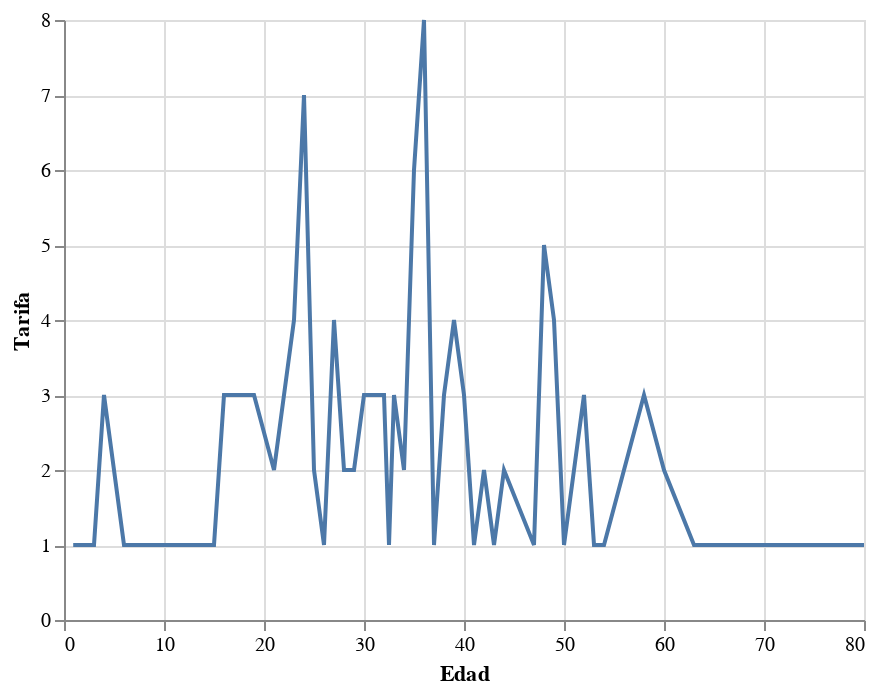

Write notebook code for a chart like this one.
### Markdown cell above
**Lineal**

### Code cell
alt.Chart(survivor_by_age).mark_line().encode(
    x = alt.X("Edad"),
    y = alt.Y("Tarifa"),
)

### Figure 1 — Vega-Lite specification as saved in the notebook (floating-point values rounded to 4 significant figures)
{"config": {"view": {"continuousWidth": 400, "continuousHeight": 300}}, "data": {"name": "data-fb181e86e7e04e35c00e5d599ab4cb3a"}, "mark": "line", "encoding": {"x": {"type": "quantitative", "field": "Edad"}, "y": {"type": "quantitative", "field": "Tarifa"}}, "$schema": "https://vega.github.io/schema/vega-lite/v4.8.1.json", "datasets": {"data-fb181e86e7e04e35c00e5d599ab4cb3a": [{"Edad": 0.92, "idPasajero": 1, "Sobreviviente": 1, "Clase": 1, "Nombre": 1, "Sexo": 1, "Parientes/Esposo(a)": 1, "ParientesHijos": 1, "Boleto": 1, "Tarifa": 1, "Cabina": 1, "PuertoEmbarque": 1}, {"Edad": 1.0, "idPasajero": 1, "Sobreviviente": 1, "Clase": 1, "Nombre": 1, "Sexo": 1, "Parientes/Esposo(a)": 1, "ParientesHijos": 1, "Boleto": 1, "Tarifa": 1, "Cabina": 1, "PuertoEmbarque": 1}, {"Edad": 2.0, "idPasajero": 1, "Sobreviviente": 1, "Clase": 1, "Nombre": 1, "Sexo": 1, "Parientes/Esposo(a)": 1, "ParientesHijos": 1, "Boleto": 1, "Tarifa": 1, "Cabina": 1, "PuertoEmbarque": 1}, {"Edad": 3.0, "idPasajero": 1, "Sobreviviente": 1, "Clase": 1, "Nombre": 1, "Sexo": 1, "Parientes/Esposo(a)": 1, "ParientesHijos": 1, "Boleto": 1, "Tarifa": 1, "Cabina": 1, "PuertoEmbarque": 1}, {"Edad": 4.0, "idPasajero": 3, "Sobreviviente": 3, "Clase": 3, "Nombre": 3, "Sexo": 3, "Parientes/Esposo(a)": 3, "ParientesHijos": 3, "Boleto": 3, "Tarifa": 3, "Cabina": 3, "PuertoEmbarque": 3}, {"Edad": 6.0, "idPasajero": 1, "Sobreviviente": 1, "Clase": 1, "Nombre": 1, "Sexo": 1, "Parientes/Esposo(a)": 1, "ParientesHijos": 1, "Boleto": 1, "Tarifa": 1, "Cabina": 1, "PuertoEmbarque": 1}, {"Edad": 11.0, "idPasajero": 1, "Sobreviviente": 1, "Clase": 1, "Nombre": 1, "Sexo": 1, "Parientes/Esposo(a)": 1, "ParientesHijos": 1, "Boleto": 1, "Tarifa": 1, "Cabina": 1, "PuertoEmbarque": 1}, {"Edad": 14.0, "idPasajero": 1, "Sobreviviente": 1, "Clase": 1, "Nombre": 1, "Sexo": 1, "Parientes/Esposo(a)": 1, "ParientesHijos": 1, "Boleto": 1, "Tarifa": 1, "Cabina": 1, "PuertoEmbarque": 1}, {"Edad": 15.0, "idPasajero": 1, "Sobreviviente": 1, "Clase": 1, "Nombre": 1, "Sexo": 1, "Parientes/Esposo(a)": 1, "ParientesHijos": 1, "Boleto": 1, "Tarifa": 1, "Cabina": 1, "PuertoEmbarque": 1}, {"Edad": 16.0, "idPasajero": 3, "Sobreviviente": 3, "Clase": 3, "Nombre": 3, "Sexo": 3, "Parientes/Esposo(a)": 3, "ParientesHijos": 3, "Boleto": 3, "Tarifa": 3, "Cabina": 3, "PuertoEmbarque": 3}, {"Edad": 17.0, "idPasajero": 3, "Sobreviviente": 3, "Clase": 3, "Nombre": 3, "Sexo": 3, "Parientes/Esposo(a)": 3, "ParientesHijos": 3, "Boleto": 3, "Tarifa": 3, "Cabina": 3, "PuertoEmbarque": 3}, {"Edad": 18.0, "idPasajero": 3, "Sobreviviente": 3, "Clase": 3, "Nombre": 3, "Sexo": 3, "Parientes/Esposo(a)": 3, "ParientesHijos": 3, "Boleto": 3, "Tarifa": 3, "Cabina": 3, "PuertoEmbarque": 3}, {"Edad": 19.0, "idPasajero": 3, "Sobreviviente": 3, "Clase": 3, "Nombre": 3, "Sexo": 3, "Parientes/Esposo(a)": 3, "ParientesHijos": 3, "Boleto": 3, "Tarifa": 3, "Cabina": 3, "PuertoEmbarque": 3}, {"Edad": 21.0, "idPasajero": 2, "Sobreviviente": 2, "Clase": 2, "Nombre": 2, "Sexo": 2, "Parientes/Esposo(a)": 2, "ParientesHijos": 2, "Boleto": 2, "Tarifa": 2, "Cabina": 2, "PuertoEmbarque": 2}, {"Edad": 22.0, "idPasajero": 3, "Sobreviviente": 3, "Clase": 3, "Nombre": 3, "Sexo": 3, "Parientes/Esposo(a)": 3, "ParientesHijos": 3, "Boleto": 3, "Tarifa": 3, "Cabina": 3, "PuertoEmbarque": 3}, {"Edad": 23.0, "idPasajero": 4, "Sobreviviente": 4, "Clase": 4, "Nombre": 4, "Sexo": 4, "Parientes/Esposo(a)": 4, "ParientesHijos": 4, "Boleto": 4, "Tarifa": 4, "Cabina": 4, "PuertoEmbarque": 4}, {"Edad": 24.0, "idPasajero": 7, "Sobreviviente": 7, "Clase": 7, "Nombre": 7, "Sexo": 7, "Parientes/Esposo(a)": 7, "ParientesHijos": 7, "Boleto": 7, "Tarifa": 7, "Cabina": 7, "PuertoEmbarque": 7}, {"Edad": 25.0, "idPasajero": 2, "Sobreviviente": 2, "Clase": 2, "Nombre": 2, "Sexo": 2, "Parientes/Esposo(a)": 2, "ParientesHijos": 2, "Boleto": 2, "Tarifa": 2, "Cabina": 2, "PuertoEmbarque": 2}, {"Edad": 26.0, "idPasajero": 1, "Sobreviviente": 1, "Clase": 1, "Nombre": 1, "Sexo": 1, "Parientes/Esposo(a)": 1, "ParientesHijos": 1, "Boleto": 1, "Tarifa": 1, "Cabina": 1, "PuertoEmbarque": 1}, {"Edad": 27.0, "idPasajero": 4, "Sobreviviente": 4, "Clase": 4, "Nombre": 4, "Sexo": 4, "Parientes/Esposo(a)": 4, "ParientesHijos": 4, "Boleto": 4, "Tarifa": 4, "Cabina": 4, "PuertoEmbarque": 4}, {"Edad": 28.0, "idPasajero": 2, "Sobreviviente": 2, "Clase": 2, "Nombre": 2, "Sexo": 2, "Parientes/Esposo(a)": 2, "ParientesHijos": 2, "Boleto": 2, "Tarifa": 2, "Cabina": 2, "PuertoEmbarque": 2}, {"Edad": 29.0, "idPasajero": 2, "Sobreviviente": 2, "Clase": 2, "Nombre": 2, "Sexo": 2, "Parientes/Esposo(a)": 2, "ParientesHijos": 2, "Boleto": 2, "Tarifa": 2, "Cabina": 2, "PuertoEmbarque": 2}, {"Edad": 30.0, "idPasajero": 3, "Sobreviviente": 3, "Clase": 3, "Nombre": 3, "Sexo": 3, "Parientes/Esposo(a)": 3, "ParientesHijos": 3, "Boleto": 3, "Tarifa": 3, "Cabina": 3, "PuertoEmbarque": 3}, {"Edad": 31.0, "idPasajero": 3, "Sobreviviente": 3, "Clase": 3, "Nombre": 3, "Sexo": 3, "Parientes/Esposo(a)": 3, "ParientesHijos": 3, "Boleto": 3, "Tarifa": 3, "Cabina": 3, "PuertoEmbarque": 3}, {"Edad": 32.0, "idPasajero": 3, "Sobreviviente": 3, "Clase": 3, "Nombre": 3, "Sexo": 3, "Parientes/Esposo(a)": 3, "ParientesHijos": 3, "Boleto": 3, "Tarifa": 3, "Cabina": 3, "PuertoEmbarque": 3}, {"Edad": 32.5, "idPasajero": 1, "Sobreviviente": 1, "Clase": 1, "Nombre": 1, "Sexo": 1, "Parientes/Esposo(a)": 1, "ParientesHijos": 1, "Boleto": 1, "Tarifa": 1, "Cabina": 1, "PuertoEmbarque": 1}, {"Edad": 33.0, "idPasajero": 3, "Sobreviviente": 3, "Clase": 3, "Nombre": 3, "Sexo": 3, "Parientes/Esposo(a)": 3, "ParientesHijos": 3, "Boleto": 3, "Tarifa": 3, "Cabina": 3, "PuertoEmbarque": 3}, {"Edad": 34.0, "idPasajero": 2, "Sobreviviente": 2, "Clase": 2, "Nombre": 2, "Sexo": 2, "Parientes/Esposo(a)": 2, "ParientesHijos": 2, "Boleto": 2, "Tarifa": 2, "Cabina": 2, "PuertoEmbarque": 2}, {"Edad": 35.0, "idPasajero": 6, "Sobreviviente": 6, "Clase": 6, "Nombre": 6, "Sexo": 6, "Parientes/Esposo(a)": 6, "ParientesHijos": 6, "Boleto": 6, "Tarifa": 6, "Cabina": 6, "PuertoEmbarque": 6}, {"Edad": 36.0, "idPasajero": 8, "Sobreviviente": 8, "Clase": 8, "Nombre": 8, "Sexo": 8, "Parientes/Esposo(a)": 8, "ParientesHijos": 8, "Boleto": 8, "Tarifa": 8, "Cabina": 8, "PuertoEmbarque": 8}, {"Edad": 37.0, "idPasajero": 1, "Sobreviviente": 1, "Clase": 1, "Nombre": 1, "Sexo": 1, "Parientes/Esposo(a)": 1, "ParientesHijos": 1, "Boleto": 1, "Tarifa": 1, "Cabina": 1, "PuertoEmbarque": 1}, {"Edad": 38.0, "idPasajero": 3, "Sobreviviente": 3, "Clase": 3, "Nombre": 3, "Sexo": 3, "Parientes/Esposo(a)": 3, "ParientesHijos": 3, "Boleto": 3, "Tarifa": 3, "Cabina": 3, "PuertoEmbarque": 3}, {"Edad": 39.0, "idPasajero": 4, "Sobreviviente": 4, "Clase": 4, "Nombre": 4, "Sexo": 4, "Parientes/Esposo(a)": 4, "ParientesHijos": 4, "Boleto": 4, "Tarifa": 4, "Cabina": 4, "PuertoEmbarque": 4}, {"Edad": 40.0, "idPasajero": 3, "Sobreviviente": 3, "Clase": 3, "Nombre": 3, "Sexo": 3, "Parientes/Esposo(a)": 3, "ParientesHijos": 3, "Boleto": 3, "Tarifa": 3, "Cabina": 3, "PuertoEmbarque": 3}, {"Edad": 41.0, "idPasajero": 1, "Sobreviviente": 1, "Clase": 1, "Nombre": 1, "Sexo": 1, "Parientes/Esposo(a)": 1, "ParientesHijos": 1, "Boleto": 1, "Tarifa": 1, "Cabina": 1, "PuertoEmbarque": 1}, {"Edad": 42.0, "idPasajero": 2, "Sobreviviente": 2, "Clase": 2, "Nombre": 2, "Sexo": 2, "Parientes/Esposo(a)": 2, "ParientesHijos": 2, "Boleto": 2, "Tarifa": 2, "Cabina": 2, "PuertoEmbarque": 2}, {"Edad": 43.0, "idPasajero": 1, "Sobreviviente": 1, "Clase": 1, "Nombre": 1, "Sexo": 1, "Parientes/Esposo(a)": 1, "ParientesHijos": 1, "Boleto": 1, "Tarifa": 1, "Cabina": 1, "PuertoEmbarque": 1}, {"Edad": 44.0, "idPasajero": 2, "Sobreviviente": 2, "Clase": 2, "Nombre": 2, "Sexo": 2, "Parientes/Esposo(a)": 2, "ParientesHijos": 2, "Boleto": 2, "Tarifa": 2, "Cabina": 2, "PuertoEmbarque": 2}, {"Edad": 47.0, "idPasajero": 1, "Sobreviviente": 1, "Clase": 1, "Nombre": 1, "Sexo": 1, "Parientes/Esposo(a)": 1, "ParientesHijos": 1, "Boleto": 1, "Tarifa": 1, "Cabina": 1, "PuertoEmbarque": 1}, {"Edad": 48.0, "idPasajero": 5, "Sobreviviente": 5, "Clase": 5, "Nombre": 5, "Sexo": 5, "Parientes/Esposo(a)": 5, "ParientesHijos": 5, "Boleto": 5, "Tarifa": 5, "Cabina": 5, "PuertoEmbarque": 5}, {"Edad": 49.0, "idPasajero": 4, "Sobreviviente": 4, "Clase": 4, "Nombre": 4, "Sexo": 4, "Parientes/Esposo(a)": 4, "ParientesHijos": 4, "Boleto": 4, "Tarifa": 4, "Cabina": 4, "PuertoEmbarque": 4}, {"Edad": 50.0, "idPasajero": 1, "Sobreviviente": 1, "Clase": 1, "Nombre": 1, "Sexo": 1, "Parientes/Esposo(a)": 1, "ParientesHijos": 1, "Boleto": 1, "Tarifa": 1, "Cabina": 1, "PuertoEmbarque": 1}, {"Edad": 51.0, "idPasajero": 2, "Sobreviviente": 2, "Clase": 2, "Nombre": 2, "Sexo": 2, "Parientes/Esposo(a)": 2, "ParientesHijos": 2, "Boleto": 2, "Tarifa": 2, "Cabina": 2, "PuertoEmbarque": 2}, {"Edad": 52.0, "idPasajero": 3, "Sobreviviente": 3, "Clase": 3, "Nombre": 3, "Sexo": 3, "Parientes/Esposo(a)": 3, "ParientesHijos": 3, "Boleto": 3, "Tarifa": 3, "Cabina": 3, "PuertoEmbarque": 3}, {"Edad": 53.0, "idPasajero": 1, "Sobreviviente": 1, "Clase": 1, "Nombre": 1, "Sexo": 1, "Parientes/Esposo(a)": 1, "ParientesHijos": 1, "Boleto": 1, "Tarifa": 1, "Cabina": 1, "PuertoEmbarque": 1}, {"Edad": 54.0, "idPasajero": 1, "Sobreviviente": 1, "Clase": 1, "Nombre": 1, "Sexo": 1, "Parientes/Esposo(a)": 1, "ParientesHijos": 1, "Boleto": 1, "Tarifa": 1, "Cabina": 1, "PuertoEmbarque": 1}, {"Edad": 56.0, "idPasajero": 2, "Sobreviviente": 2, "Clase": 2, "Nombre": 2, "Sexo": 2, "Parientes/Esposo(a)": 2, "ParientesHijos": 2, "Boleto": 2, "Tarifa": 2, "Cabina": 2, "PuertoEmbarque": 2}, {"Edad": 58.0, "idPasajero": 3, "Sobreviviente": 3, "Clase": 3, "Nombre": 3, "Sexo": 3, "Parientes/Esposo(a)": 3, "ParientesHijos": 3, "Boleto": 3, "Tarifa": 3, "Cabina": 3, "PuertoEmbarque": 3}, {"Edad": 60.0, "idPasajero": 2, "Sobreviviente": 2, "Clase": 2, "Nombre": 2, "Sexo": 2, "Parientes/Esposo(a)": 2, "ParientesHijos": 2, "Boleto": 2, "Tarifa": 2, "Cabina": 2, "PuertoEmbarque": 2}, {"Edad": 63.0, "idPasajero": 1, "Sobreviviente": 1, "Clase": 1, "Nombre": 1, "Sexo": 1, "Parientes/Esposo(a)": 1, "ParientesHijos": 1, "Boleto": 1, "Tarifa": 1, "Cabina": 1, "PuertoEmbarque": 1}, {"Edad": 80.0, "idPasajero": 1, "Sobreviviente": 1, "Clase": 1, "Nombre": 1, "Sexo": 1, "Parientes/Esposo(a)": 1, "ParientesHijos": 1, "Boleto": 1, "Tarifa": 1, "Cabina": 1, "PuertoEmbarque": 1}]}}
